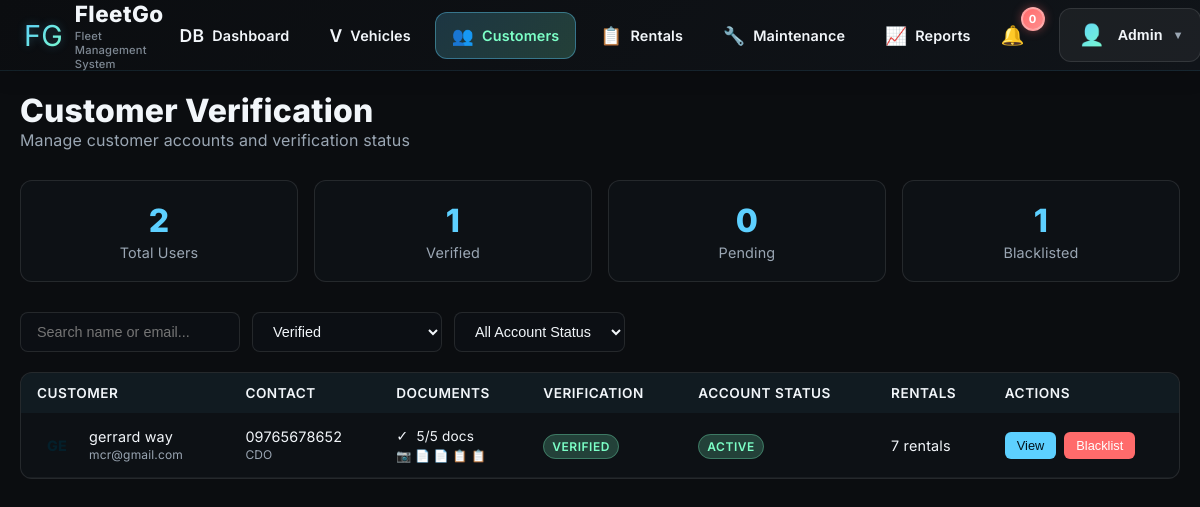
The page /customers_all.php?verification_status=verified on the database its author committed.
### tables this page shows
CREATE TABLE `users` (
  `id` int(11) NOT NULL,
  `full_name` varchar(100) NOT NULL,
  `password` varchar(255) NOT NULL,
  `last_login` datetime DEFAULT NULL,
  `role` enum('admin','staff','user') DEFAULT 'user',
  `status` enum('active','inactive','blacklisted') DEFAULT 'active',
  `email` varchar(100) DEFAULT NULL,
  `phone` varchar(20) DEFAULT NULL,
  `city` varchar(100) DEFAULT NULL,
  `contact_no` varchar(20) DEFAULT NULL,
  `address` varchar(255) DEFAULT NULL,
  `profile_photo` varchar(255) DEFAULT NULL,
  `license_photo` varchar(255) DEFAULT NULL,
  `valid_id_photo` varchar(255) DEFAULT NULL,
  `profile_status` enum('incomplete','pending_approval','approved','rejected') DEFAULT 'incomplete',
  `photo` varchar(255) DEFAULT NULL,
  `created_at` datetime DEFAULT current_timestamp(),
  `updated_at` datetime DEFAULT current_timestamp() ON UPDATE current_timestamp(),
  `loyalty_points` int(11) DEFAULT 0,
  `verification_status` varchar(20) NOT NULL DEFAULT 'unverified',
  `rejection_reason` text DEFAULT NULL,
  `submitted_at` datetime DEFAULT NULL,
  `verified_at` datetime DEFAULT NULL,
  `driver_license_no` varchar(80) DEFAULT NULL,
  `driver_license_expiry` date DEFAULT NULL,
  `id_type` varchar(40) DEFAULT NULL,
  `id_number` varchar(80) DEFAULT NULL,
  `emergency_name` varchar(120) DEFAULT NULL,
  `emergency_phone` varchar(40) DEFAULT NULL,
  `notes` text DEFAULT NULL,
  `blacklist_reason` text DEFAULT NULL
);

### customers_all.php (the view, shortened to what this page needs)
<?php
$DB_HOST="127.0.0.1"; $DB_USER="root"; $DB_PASS=""; $DB_NAME="fleet_rental_db";
$conn=new mysqli($DB_HOST,$DB_USER,$DB_PASS,$DB_NAME);
$conn->set_charset("utf8mb4");
function h($v){return htmlspecialchars((string)$v,ENT_QUOTES,'UTF-8');}
$q=trim($_GET['q']??'');
$verification_status=trim($_GET['verification_status']??'');
$profile_status=trim($_GET['profile_status']??'');
$status=trim($_GET['status']??'');
$where="WHERE u.role='user'";
$params=[]; $types='';
if($verification_status!==''){
    $where.=" AND u.verification_status=?";
    $params[]=$verification_status; $types.='s';
}
$sql="
    SELECT
        u.*,
        (SELECT COUNT(*) FROM rentals r WHERE r.customer_id = u.id) AS rentals_count,
        (SELECT MAX(r.start_date) FROM rentals r WHERE r.customer_id = u.id) AS last_rental,
        (SELECT GROUP_CONCAT(CONCAT(doc_type, ':', file_path) SEPARATOR '|')
         FROM user_documents ud WHERE ud.user_id = u.id) AS documents
    FROM users u
    $where
    ORDER BY u.created_at DESC, u.full_name ASC
";
$stmt=$conn->prepare($sql);
if($types) $stmt->bind_param($types,...$params);
$stmt->execute();
$users=$stmt->get_result()->fetch_all(MYSQLI_ASSOC);
foreach($users as $key => $user) {
    $docStmt = $conn->prepare("
        SELECT doc_type, file_path
        FROM user_documents
        WHERE user_id = ?
        ORDER BY uploaded_at DESC
    ");
    $docStmt->bind_param("i", $user['id']);
    $docStmt->execute();
    $documents = $docStmt->get_result()->fetch_all(MYSQLI_ASSOC);
    $users[$key]['documents'] = [];
    foreach($documents as $doc) {
        $originalPath = $doc['file_path'];
        $fixedPath = str_replace('\\', '/', $originalPath);
        $fixedPath = ltrim($fixedPath, '/');
        $users[$key]['documents'][$doc['doc_type']] = $fixedPath;
    }
}
$total_users = $conn->query("SELECT COUNT(*) FROM users WHERE role='user'")->fetch_row()[0];
$verified = $conn->query("SELECT COUNT(*) FROM users WHERE role='user' AND verification_status='verified'")->fetch_row()[0];
$pending = $conn->query("SELECT COUNT(*) FROM users WHERE role='user' AND verification_status='pending'")->fetch_row()[0];
$blacklisted = $conn->query("SELECT COUNT(*) FROM users WHERE role='user' AND status='blacklisted'")->fetch_row()[0];
?>
<!DOCTYPE html>
<html lang="en">
<head>
</head>
<body>
<?php
if(file_exists('includes/navbar.php')) {
    include 'includes/navbar.php';
}
?>
<div class="container">
<div class="header">
<div>
<h1>Customer Verification</h1>
<p>Manage customer accounts and verification status</p>
</div>
</div>
<div class="kpi-grid">
<div class="kpi-card">
<div class="kpi-value"><?=$total_users?></div>
<div class="kpi-label">Total Users</div>
</div>
<div class="kpi-card">
<div class="kpi-value"><?=$verified?></div>
<div class="kpi-label">Verified</div>
</div>
<div class="kpi-card">
<div class="kpi-value"><?=$pending?></div>
<div class="kpi-label">Pending</div>
</div>
<div class="kpi-card">
<div class="kpi-value"><?=$blacklisted?></div>
<div class="kpi-label">Blacklisted</div>
</div>
</div>
<div class="filters">
<input type="text" placeholder="Search name or email..." value="<?=h($q)?>" onkeyup="window.location.href='customers_all.php?q='+this.value+'&verification_status=<?=h($verification_status)?>&profile_status=<?=h($profile_status)?>&status=<?=h($status)?>'">
<select onchange="window.location.href='customers_all.php?q=<?=h($q)?>&verification_status='+this.value+'&profile_status=<?=h($profile_status)?>&status=<?=h($status)?>'">
<option value="verified" <?=$verification_status==='verified'?'selected':''?>>Verified</option>
</select>
<select onchange="window.location.href='customers_all.php?q=<?=h($q)?>&verification_status=<?=h($verification_status)?>&profile_status=<?=h($profile_status)?>&status='+this.value">
<option value="">All Account Status</option>
</select>
</div>
<div class="table-container">
<table class="table">
<thead>
<tr>
<th>Customer</th>
<th>Contact</th>
<th>Documents</th>
<th>Verification</th>
<th>Account Status</th>
<th>Rentals</th>
<th>Actions</th>
</tr>
</thead>
<tbody>
<?php foreach($users as $user): ?>
<tr>
<td>
<div class="customer-info">
<div class="avatar"><?=strtoupper(substr($user['full_name'],0,2))?></div>
<div>
<div><?=h($user['full_name'])?></div>
<small style="color:var(--muted)"><?=h($user['email'])?></small>
</div>
</div>
</td>
<td>
<div><?=h($user['contact_no']?:$user['phone']?:'Not set')?></div>
<?php if($user['city']): ?>
<small style="color:var(--muted)"><?=h($user['city'])?></small>
<?php endif; ?>
</td>
<td>
<div class="document-status">
<?php
$docCount = 0;
if($user['profile_photo']) $docCount++;
if($user['documents']) {
    if(isset($user['documents']['License Front'])) $docCount++;
    if(isset($user['documents']['License Back'])) $docCount++;
    if(isset($user['documents']['ID Front'])) $docCount++;
    if(isset($user['documents']['ID Back'])) $docCount++;
}
?>
<div style="display:flex;align-items:center;gap:8px;">
<span style="color:<?=($docCount >= 5 ? 'var(--success)' : ($docCount > 0 ? 'var(--warning)' : 'var(--error)'))?>;">
<?=($docCount >= 5 ? '✓' : ($docCount > 0 ? '⚠' : '✗'))?>
</span>
<span style="font-size:0.85rem;"><?=$docCount?>/5 docs</span>
</div>
<div style="font-size:0.75rem;color:var(--muted);margin-top:2px;">
<?php if($user['profile_photo']) echo '📷 ' ?>
<?php
if(isset($user['documents']['License Front'])) echo '📄 ';
if(isset($user['documents']['License Back'])) echo '📄 ';
if(isset($user['documents']['ID Front'])) echo '📋 ';
if(isset($user['documents']['ID Back'])) echo '📋 ';
?>
</div>
</div>
</td>
<td>
<span class="badge badge-<?=($user['verification_status']==='verified'?'green':($user['verification_status']==='pending'?'yellow':'red'))?>">
<?=h($user['verification_status'])?>
</span>
</td>
<td>
<span class="badge badge-<?=($user['status']==='active'?'green':'red')?>">
<?=h($user['status'])?>
</span>
</td>
<td><?=$user['rentals_count']?> rentals</td>
<td>
<div class="actions">
<button class="btn btn-view" onclick="openSlidePanel(<?=$user['id']?>)">View</button>
<?php if($user['status']!=='blacklisted'): ?>
<button class="btn btn-blacklist" onclick="openBlacklistModal(<?=$user['id']?>)">Blacklist</button>
<?php endif; ?>
</div>
</td>
</tr>
<?php endforeach; ?>
</tbody>
</table>
</div>
</div>
</body>
</html>

### customers_all.php (style rules this page uses)
:root { --bg:#0b0d10;--card:#101419;--text:#f2f6fa;--muted:#9aa6b3;--brand:#5dd0ff;--brand2:#7cffc7;--ok:#7cffc7;--warn:#ffd166;--bad:#ff6b6b;--radius:12px;--shadow:0 10px 28px rgba(0,0,0,.45);--glass-bg:rgba(16,20,25,.6);--glass-border:rgba(255,255,255,.1); }
body { margin:0;background:var(--bg);color:var(--text);font-family:Inter,system-ui,sans-serif;letter-spacing:0.01em; }
.container { max-width:1400px;margin:0 auto;padding:20px; }
.header { display:flex;justify-content:space-between;align-items:center;margin-bottom:30px; }
.header h1 { font-size:2rem;font-weight:800;margin:0; }
.header p { color:var(--muted);margin:0; }
.kpi-grid { display:grid;grid-template-columns:repeat(auto-fit,minmax(200px,1fr));gap:16px;margin-bottom:30px; }
.kpi-card { background:var(--glass-bg);border:1px solid var(--glass-border);border-radius:var(--radius);padding:20px;text-align:center; }
.kpi-value { font-size:2rem;font-weight:800;color:var(--brand);margin-bottom:4px; }
.kpi-label { color:var(--muted);font-size:.9rem; }
.filters { display:flex;gap:12px;margin-bottom:20px;flex-wrap:wrap; }
.filters input,.filters select { padding:10px 16px;border-radius:8px;border:1px solid var(--glass-border);background:rgba(13,17,22,.8);color:var(--text);font-size:.9rem; }
.table-container { background:var(--glass-bg);border:1px solid var(--glass-border);border-radius:var(--radius);overflow:hidden; }
.table { width:100%;border-collapse:collapse; }
.table th { background:rgba(93,208,255,.05);color:var(--text);font-weight:600;font-size:.85rem;text-transform:uppercase;letter-spacing:.5px;padding:12px 16px;text-align:left; }
.table td { padding:12px 16px;color:var(--text);font-size:.9rem;border-bottom:1px solid rgba(255,255,255,.05); }
.customer-info { display:flex;align-items:center;gap:12px; }
.avatar { width:40px;height:40px;border-radius:50%;background:var(--gradient);display:flex;align-items:center;justify-content:center;color:#041f2a;font-weight:800;font-size:.9rem;flex-shrink:0 }
.document-status { display:flex;flex-direction:column;gap:2px; }
.badge { padding:4px 8px;border-radius:999px;font-size:.75rem;font-weight:600;text-transform:uppercase;letter-spacing:.5px; }
.badge-green { background:rgba(124,255,199,.2);color:var(--ok);border:1px solid rgba(124,255,199,.3); }
.actions { display:flex;gap:8px; }
.btn { padding:6px 12px;border-radius:6px;border:0;cursor:pointer;font-size:.8rem;font-weight:500;transition:all .2s; }
.btn-blacklist { background:var(--bad);color:#fff; }
.btn-view { background:var(--brand);color:#04121b; }
:root { --nav-h: 72px; }

### includes/navbar.php (style rules this page uses)
:root { --bg:#0b0d10; --card:#101419; --text:#f2f6fa; --muted:#9aa6b3; --brand:#5dd0ff; --brand2:#7cffc7; }

### rows shown on the page
users: full_name "gerrard way", email "mcr@gmail.com", contact_no "09765678652", city "CDO", docCount "5", verification_status "VERIFIED", status "ACTIVE", rentals_count "7"

### other values the page prints
$_SESSION['name'] "Admin"
$total_users "2"
$verified "1"
$pending "0"
$blacklisted "1"
